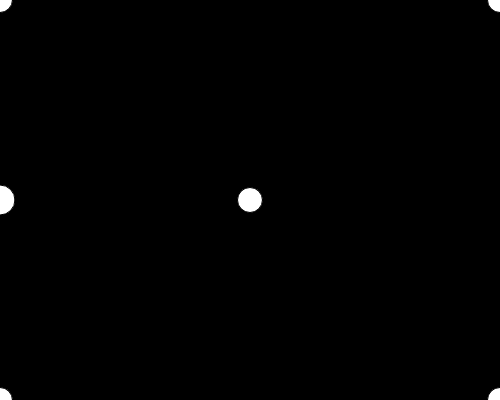
Frame 1 (no input)
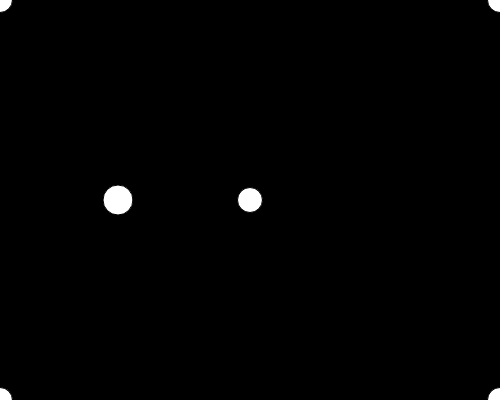
Frame 60 (no input)
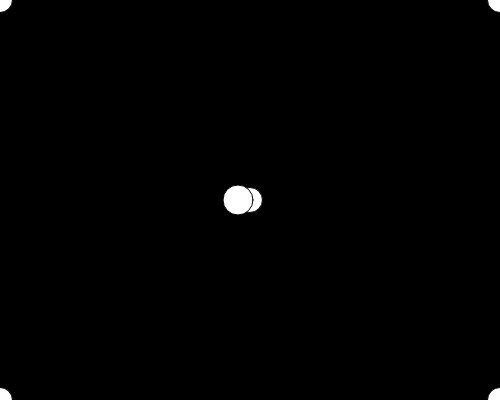
Frame 120 (the mouse pressed at the canvas centre since frame 60)

The p5.js sketch that drew these frames (run headless with seeded random() and noise() and a simulated clock; from frame 60 on, the mouse is pressed at the canvas centre):

// p5.js sketch
// ── sketch.js
// Basics of Cordinate System
// Muhammad Ismail
// 2/5/2025
// In python we wrote "run-complition"
//  (start at top, end at the bottom)
// In p5.js , we write "interactive"
//  setup() → rund once , at the start
//  draw() → runs over and over (after setup)
//            targiting 60 times per second
//           schreen is updated at bottom of draw

//-------------------------Global Varable Section-------------------------
// we ca DECLARE variables here
// we can INITAILIZE variables with
//    simple data types
//    > don't have accesss to system variables
let circleX = 0;
let circley = 200;
let SPEED = 2;
let die = 30;

function setup() {
  createCanvas(500, 400);
}

function draw() {
  // repeats over and over (automaticaly) 60fps
  // aim to keep this TIDY
  background(0); // wipes the screen
  //drawTwoCircles();
  fiveCircles();
  movingCircle();
}

function movingCircle(){
  circle(circleX, circley, die);
  circleX = circleX + SPEED;
  if(circleX > width){
    circleX = 0;
  }
}

function fiveCircles(){
  let die = 25
  circle(width/2, height/2, die);
  circle(width, height, die);
  circle(width, 0, die);
  circle(0, height, die);
  circle(0, 0, die);
}

function drawTwoCircles(){
    //    R    G    B
    fill(200,  100, 20)  // Sets fill color untill updated
    stroke("#FFFFFF")
    //     x         y   die
    circle(circleX, 100, 50);

    // SECOND CIRCLE
    fill("red")
    noStroke(); // noFill();
    circle(width/2, height/2, 200)
}
